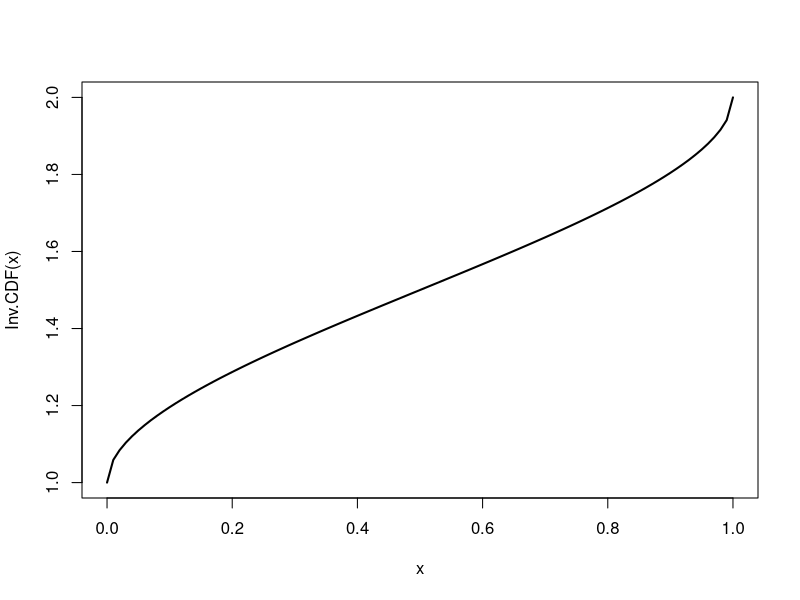
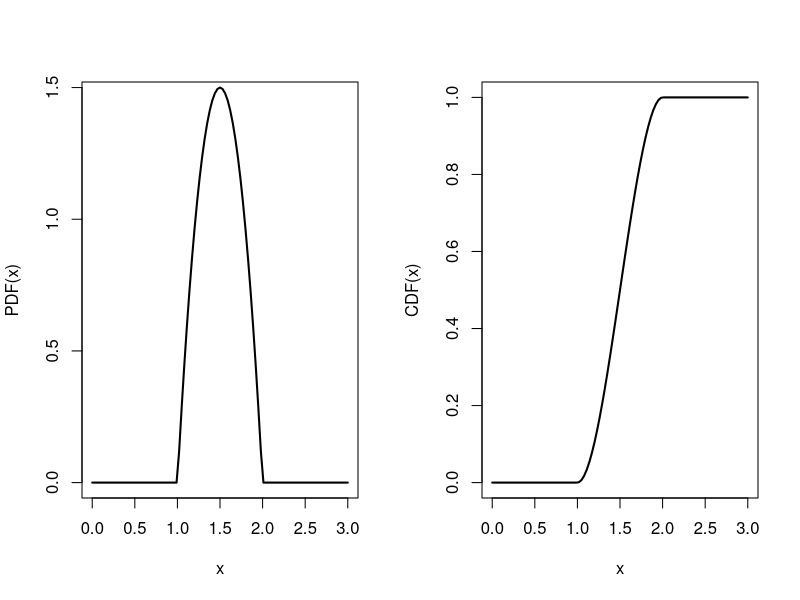
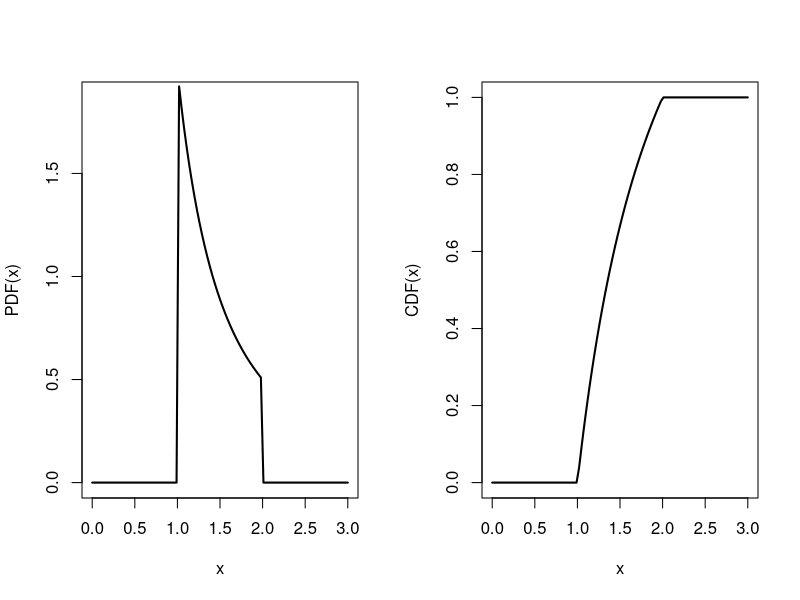
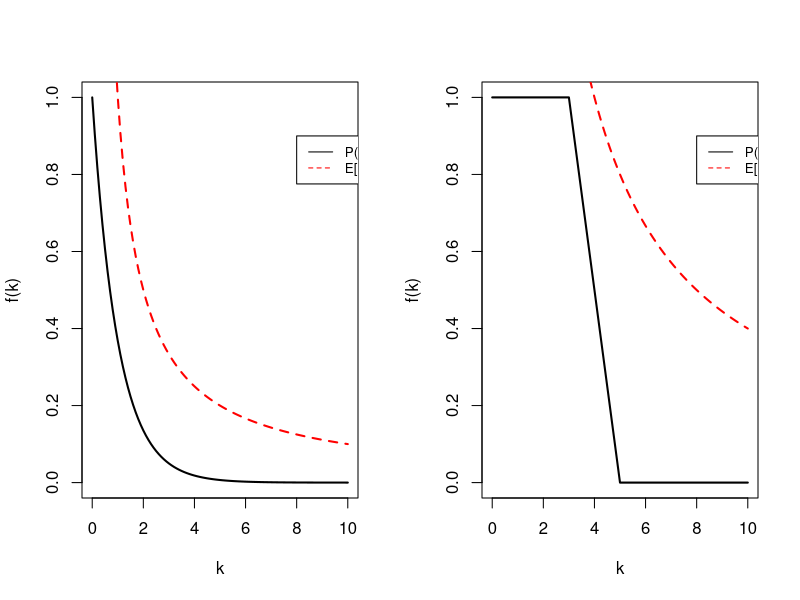
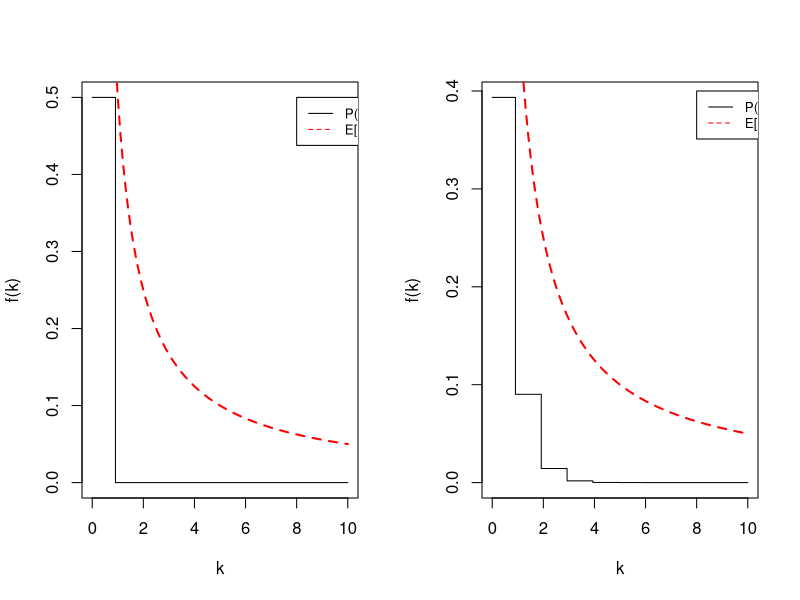
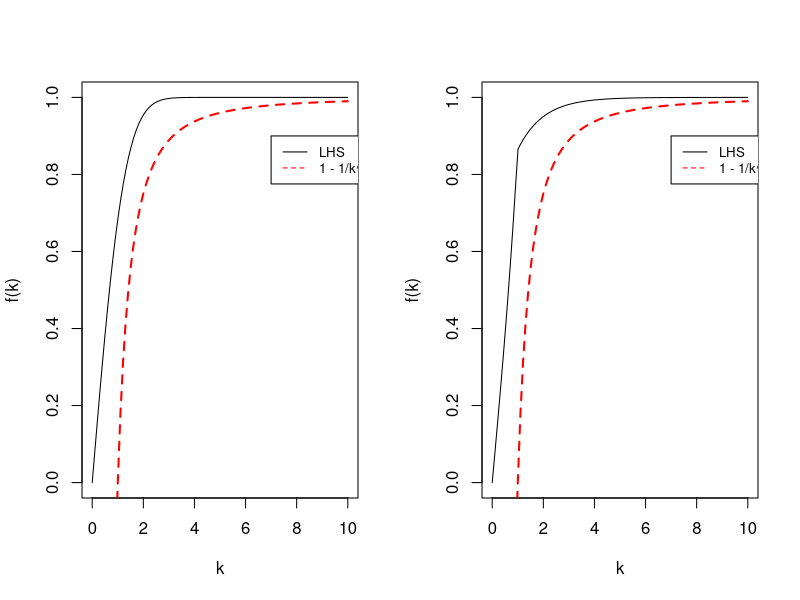
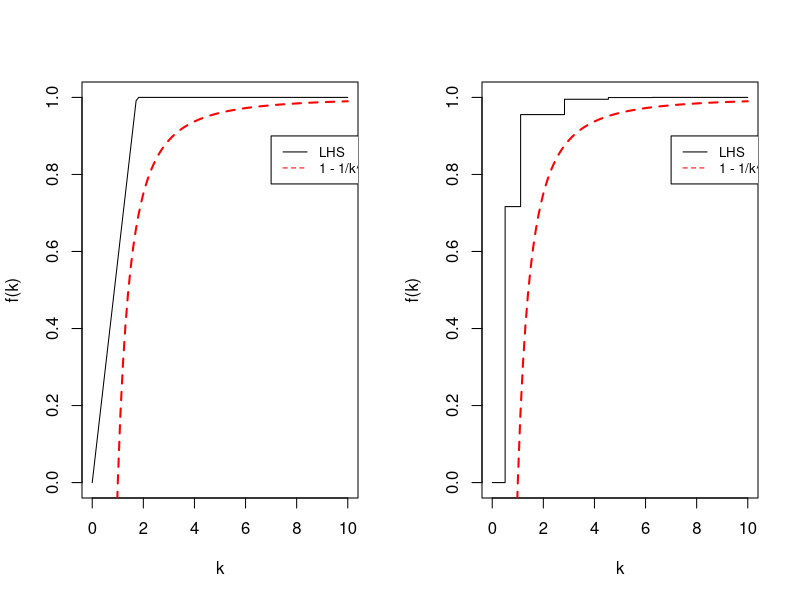

The R script that drew these images, in order:
## ---- chunk 1
options(repr.plot.width=8, repr.plot.height=5) #set a common width/height for plots
## ---- chunk 2
f <- function(t) {
    return(ifelse(1 < t & t < 2, (t-1) * (2-t), 0))
}
## ---- chunk 3
inv_c <- integrate(f, 1, 2)
c <- 1 / inv_c[['value']]
sprintf("c is %.2f", c)
## ---- chunk 4
dfunc1 <- function(x) { #PDF
    return(ifelse(1 < x & x < 2, 6 * (x-1) * (2-x), 0))
}

pfunc1 <- function(q) { #CDF
    return(ifelse(q <= 1, 0,
           ifelse(1 < q & q < 2, -(q - 1)^2 * (2*q - 5), 1)))
}

qfunc1 <- function(p) { #Quantile
    roots <- sapply(p, function(pbar) uniroot(function(x, pbar) {pfunc1(x) - pbar}, c(1,2), pbar=pbar)$root )
    
    return(roots)
}

rfunc1 <- function(n) { #Random generation
    u <- runif(n)
    return(qfunc1(u))
}
## ---- chunk 5
xs = seq(0,1, length.out=20)
plot(xs, qfunc1(xs), "n", xlab='x', ylab='Inv.CDF(x)')
curve(qfunc1(x), from=0, to=1, lwd=2, col = 'black', lty=1, add=TRUE)
## ---- chunk 6
xs = seq(0,3, length.out=20)
par(mfrow=c(1,2))
plot(xs, dfunc1(xs), "n", xlab='x', ylab='PDF(x)')
curve(dfunc1(x), from=0, to=3, lwd=2, col = 'black', lty=1, add=TRUE)

plot(xs, pfunc1(xs), "n", xlab='x', ylab='CDF(x)')
curve(pfunc1(x), from=0, to=3, lwd=2, col = 'black', lty=1, add=TRUE)
## ---- chunk 7
p_more_72_min <- 1 - pfunc1(75/60)
sprintf("Probability of a student finishing the test in more than 75 minutes = 1 - CDF(75 min) = %.2f", p_more_72_min)

p_between_90_and_120 <- pfunc1(120/60) - pfunc1(90/60)
sprintf("Probability of a student finishing the test in [90, 120] min = CDF(120 min) - CDF(90 min) = %.2f", p_between_90_and_120)
## ---- chunk 8
dfunc2 <- function(x) { #PDF
    return(ifelse(1 < x & x < 2, 2 / (x^2), 0))
}

pfunc2 <- function(q) { #CDF
    return(ifelse(q <= 1, 0,
           ifelse(1 < q & q < 2, 2 - 2/q, 1)))
}

qfunc2 <- function(p) { #Quantile
    return(ifelse(0 < p & p < 1, 2 / (2 - p), NA))
}

rfunc2 <- function(n) { #Random generation
    u <- runif(n)
    return(qfunc2(u))
}
## ---- chunk 9
xs = seq(0,3, length.out=30)
par(mfrow=c(1,2))
plot(xs, dfunc2(xs), "n", xlab='x', ylab='PDF(x)')
curve(dfunc2(x), from=0, to=3, lwd=2, col = 'black', lty=1, add=TRUE)

plot(xs, pfunc2(xs), "n", xlab='x', ylab='CDF(x)')
curve(pfunc2(x), from=0, to=3, lwd=2, col = 'black', lty=1, add=TRUE)
## ---- chunk 10
p_less_15000 <- pfunc2(15000 / 10000)
sprintf("Probabilities of tires lasting less than 15000 km: %.2f", p_less_15000)
## ---- chunk 11
num <- 3000
samples <- rfunc2(num)

mean_value <- mean(samples)
mean_sq <- mean(samples^2)

variance <- mean_sq - mean_value^2

sprintf("Mean: %.2f; Variance: %.2f", mean_value, variance)
## ---- chunk 12
Gexp <- function(k) {
    return(1 - pexp(k, rate=1))
}

xs = seq(0, 10, length.out=100)
plot(xs, Gexp(xs), "n", xlab='k', ylab='f(k)')
curve(Gexp, from=0, to=10, lwd=2, col = 'black', lty=1, add=TRUE)
curve(1/x, from=0, to=10, lwd=2, col = 'red', lty=2, add=TRUE)

legend(8, 0.9, legend=c("P(X >= k)", "E[X] / k"),
       col=c("black", "red"), lty=c(1,2), cex=0.8)
## ---- chunk 13
Gunif <- function(k) {
    return(1 - punif(k, min=3, max=5))
}

xs = seq(0, 10, length.out=100)
plot(xs, Gunif(xs), "n", xlab='k', ylab='f(k)')
curve(Gunif, from=0, to=10, lwd=2, col = 'black', lty=1, add=TRUE)
curve((3+5)/(2*x), from=0, to=10, lwd=2, col = 'red', lty=2, add=TRUE)

legend(8, 0.9, legend=c("P(X >= k)", "E[X] / k"),
       col=c("black", "red"), lty=c(1,2), cex=0.8)
## ---- chunk 14
Gbinom <- function(k) {
    return(1 - pbinom(k, size = 1, prob = 1/2))
}

xs = seq(0, 10, length.out=100)
plot(xs, Gbinom(xs), "S", xlab='k', ylab='f(k)')
#curve(Gbinom, from=0, to=10, lwd=2, col = 'black', lty=1, add=TRUE)
curve(1/(2*x), from=0, to=10, lwd=2, col = 'red', lty=2, add=TRUE)

legend(8, 0.5, legend=c("P(X >= k)", "E[X] / k"),
       col=c("black", "red"), lty=c(1,2), cex=0.8)
## ---- chunk 15
Gpois <- function(k) {
    return(1 - ppois(k, lambda = 1/2))
}

xs = seq(0, 10, length.out=100)
plot(xs, Gpois(xs), "S", xlab='k', ylab='f(k)')
curve(1/(2*x), from=0, to=10, lwd=2, col = 'red', lty=2, add=TRUE)

legend(8, 0.4, legend=c("P(X >= k)", "E[X] / k"),
       col=c("black", "red"), lty=c(1,2), cex=0.8)
## ---- chunk 16
lhs <- function(func, k, mu, sigma, ...) {
    return(func(mu + k * sigma, ...) - func(mu - k * sigma, ...))
}
## ---- chunk 17
xs = seq(0, 10, length.out=100)
plot(xs, lhs(function(x) pnorm(x, mean=3, sd=5), xs, 3, 5), "l", col='black', xlab='k', ylab='f(k)')
curve(1 - 1/(x^2), from=0, to=10, lwd=2, col = 'red', lty=2, add=TRUE)

legend(7, 0.9, legend=c("LHS", "1 - 1/k^2"),
       col=c("black", "red"), lty=c(1,2), cex=0.8)
## ---- chunk 18
xs = seq(0, 10, length.out=100)
plot(xs, lhs(function(x) pexp(x, rate=1), xs, 1, 1), "l", col='black', xlab='k', ylab='f(k)')
curve(1 - 1/(x^2), from=0, to=10, lwd=2, col = 'red', lty=2, add=TRUE)

legend(7, 0.9, legend=c("LHS", "1 - 1/k^2"),
       col=c("black", "red"), lty=c(1,2), cex=0.8)
## ---- chunk 19
sigma <- sqrt(2/3)
xs = seq(0, 10, length.out=100)
plot(xs, lhs(function(x) punif(x, min=1-sqrt(2), max=1+sqrt(2)), xs, 1, sigma), "l", col='black', xlab='k', ylab='f(k)')
curve(1 - 1/(x^2), from=0, to=10, lwd=2, col = 'red', lty=2, add=TRUE)

legend(7, 0.9, legend=c("LHS", "1 - 1/k^2"),
       col=c("black", "red"), lty=c(1,2), cex=0.8)
## ---- chunk 20
sigma <- sqrt(1/3)
xs = seq(0, 10, length.out=100)
plot(xs, lhs(function(x) ppois(x, lambda=1/3), xs, 1/3, sigma), "S", col='black', xlab='k', ylab='f(k)')
curve(1 - 1/(x^2), from=0, to=10, lwd=2, col = 'red', lty=2, add=TRUE)

legend(7, 0.9, legend=c("LHS", "1 - 1/k^2"),
       col=c("black", "red"), lty=c(1,2), cex=0.8)
